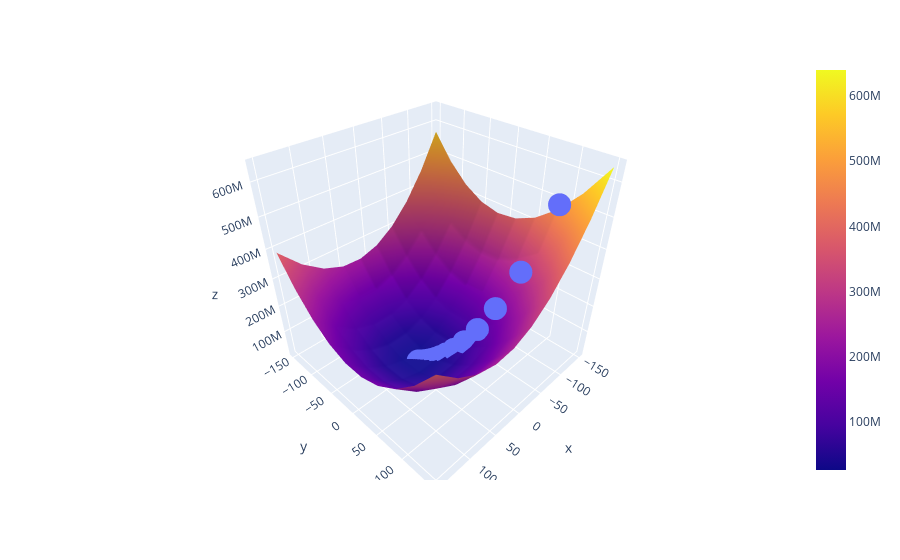

Notebook cell for this chart:
### Code cell
import plotly.express as px

fig = px.scatter_3d(x=np.array(all_m).ravel(), y=np.array(all_b).ravel(), z=np.array(all_cost).ravel()*100)

fig.add_trace(go.Surface(x = m_arr, y = b_arr, z =z_arr*100 ))

fig.show()

fig.write_html("cost_function2.html")
